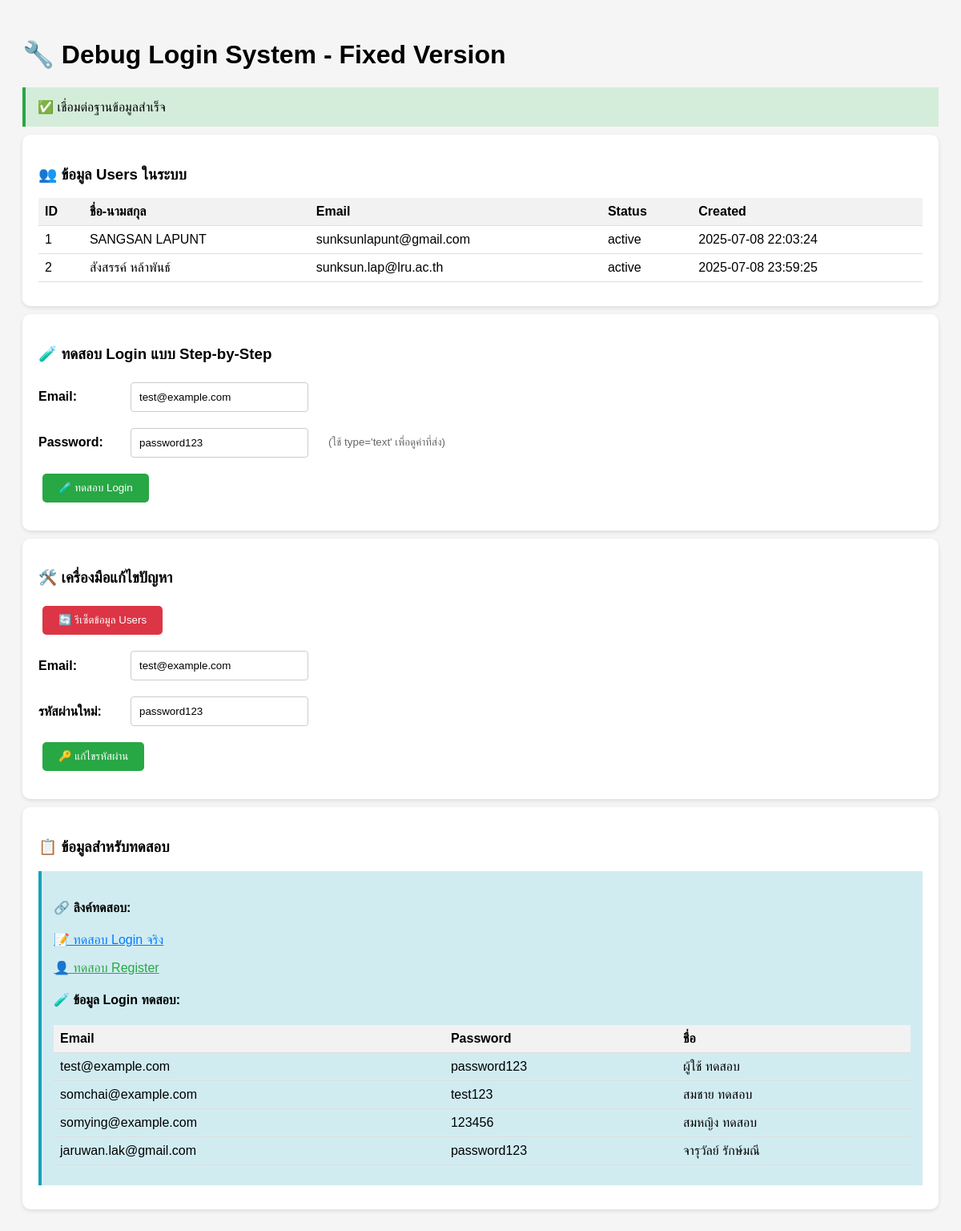
Page /debug_login.php on the earlier database version.
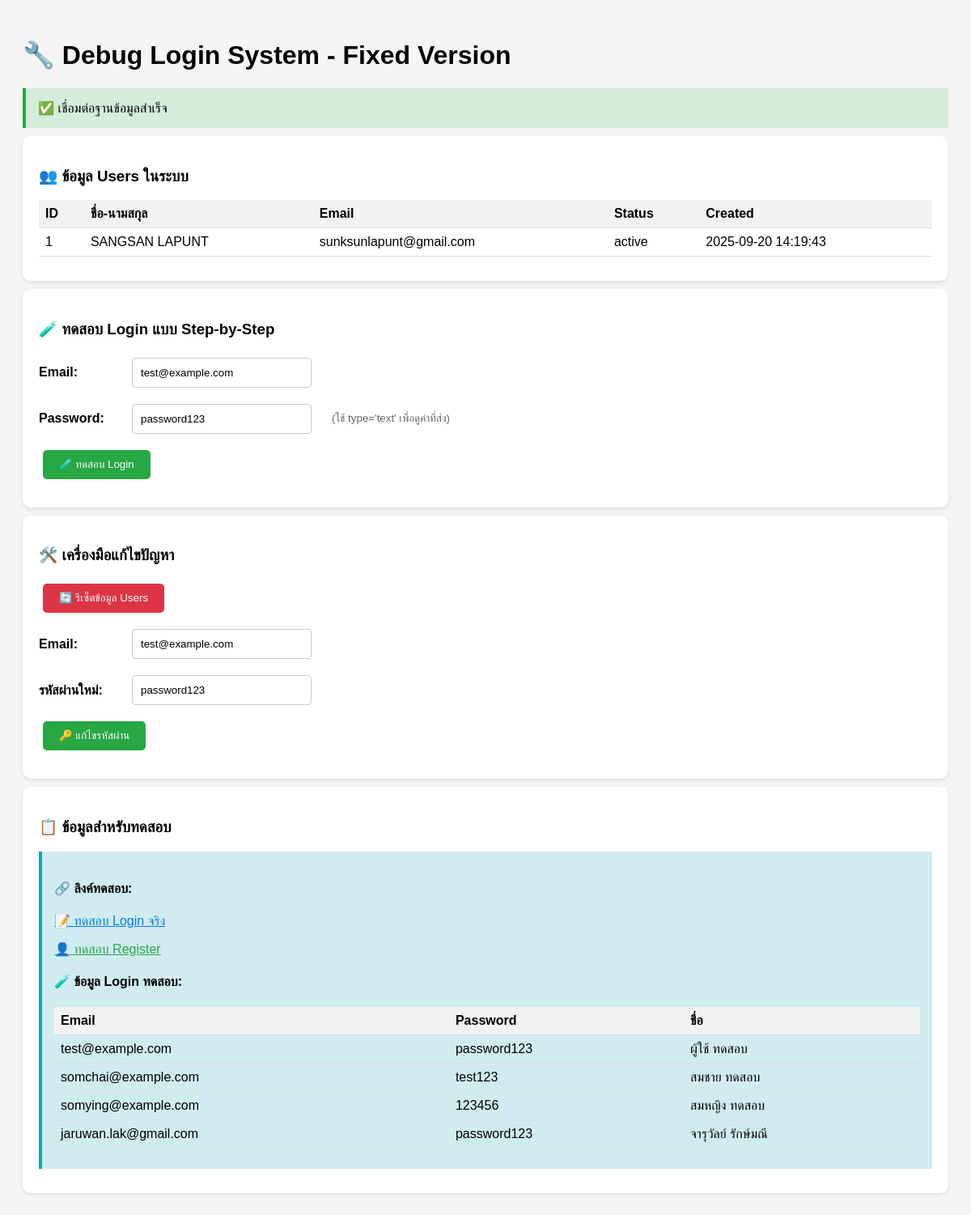
Same page on the later database version.
### tables this page shows
CREATE TABLE `users` (
  `id` int(11) NOT NULL,
  `first_name` varchar(100) NOT NULL COMMENT 'ชื่อ',
  `last_name` varchar(100) NOT NULL COMMENT 'นามสกุล',
  `email` varchar(255) NOT NULL COMMENT 'อีเมล (ไม่ซ้ำ)',
  `phone` varchar(20) DEFAULT NULL COMMENT 'เบอร์โทรศัพท์',
  `password` varchar(255) NOT NULL COMMENT 'รหัสผ่าน (hashed)',
  `date_of_birth` date DEFAULT NULL COMMENT 'วันเกิด',
  `gender` enum('male','female','other') DEFAULT NULL COMMENT 'เพศ',
  `profile_image` varchar(500) DEFAULT NULL COMMENT 'รูปโปรไฟล์',
  `status` enum('active','inactive','banned') NOT NULL DEFAULT 'active' COMMENT 'สถานะบัญชี',
  `email_verified` tinyint(1) NOT NULL DEFAULT 0 COMMENT 'ยืนยันอีเมลแล้ว (0=ยัง, 1=แล้ว)',
  `verification_token` varchar(255) DEFAULT NULL COMMENT 'โทเค็นยืนยันอีเมล',
  `reset_token` varchar(255) DEFAULT NULL COMMENT 'โทเค็นรีเซ็ตรหัสผ่าน/Remember Me',
  `reset_token_expires` datetime DEFAULT NULL COMMENT 'วันหมดอายุโทเค็นรีเซ็ต',
  `last_login` timestamp NULL DEFAULT NULL COMMENT 'เข้าสู่ระบบครั้งสุดท้าย',
  `total_orders` int(11) NOT NULL DEFAULT 0 COMMENT 'จำนวนคำสั่งซื้อทั้งหมด',
  `total_spent` decimal(12,2) NOT NULL DEFAULT 0.00 COMMENT 'ยอดใช้จ่ายทั้งหมด (บาท)',
  `created_at` timestamp NOT NULL DEFAULT current_timestamp() COMMENT 'วันที่สร้างบัญชี',
  `updated_at` timestamp NOT NULL DEFAULT current_timestamp() ON UPDATE current_timestamp() COMMENT 'วันที่แก้ไขล่าสุด'
);

### debug_login.php (the view, shortened to what the changed rows need)
<?php
echo "<!DOCTYPE html>
<html lang='th'>
<head>
    <meta charset='UTF-8'>
    <meta name='viewport' content='width=device-width, initial-scale=1.0'>
    <title>Debug Login System - Fixed</title>
    <style>
        body { font-family: Arial, sans-serif; padding: 20px; background: #f5f5f5; }
        .container { background: white; padding: 20px; border-radius: 10px; margin: 10px 0; box-shadow: 0 2px 5px rgba(0,0,0,0.1); }
        .success { background: #d4edda; border-left: 4px solid #28a745; padding: 15px; margin: 10px 0; }
        .error { background: #f8d7da; border-left: 4px solid #dc3545; padding: 15px; margin: 10px 0; }
        .info { background: #d1ecf1; border-left: 4px solid #17a2b8; padding: 15px; margin: 10px 0; }
        .warning { background: #fff3cd; border-left: 4px solid #ffc107; padding: 15px; margin: 10px 0; }
        code { background: #f8f9fa; padding: 2px 4px; border-radius: 3px; font-family: monospace; }
        button { background: #007bff; color: white; border: none; padding: 10px 20px; border-radius: 5px; cursor: pointer; margin: 5px; }
        button:hover { background: #0056b3; }
        .btn-success { background: #28a745; } .btn-success:hover { background: #1e7e34; }
        .btn-danger { background: #dc3545; } .btn-danger:hover { background: #c82333; }
        input, select { padding: 10px; margin: 5px; border: 1px solid #ccc; border-radius: 4px; min-width: 200px; }
        table { width: 100%; border-collapse: collapse; margin: 10px 0; }
        th, td { padding: 8px; text-align: left; border-bottom: 1px solid #ddd; }
        th { background-color: #f2f2f2; }
        .form-row { margin: 10px 0; display: flex; align-items: center; gap: 10px; }
        .form-row label { min-width: 100px; font-weight: bold; }
    </style>
</head>
<body>";
echo "<h1>🔧 Debug Login System - Fixed Version</h1>";
$pdo = null;
try {
    if (file_exists('config/database.php')) {
        if (function_exists('getDB')) {
            $pdo = getDB();
        }
    }
} catch (Exception $e) {
    echo "<div class='error'>❌ Database error: " . $e->getMessage() . "</div>";
}
if ($pdo) {
    echo "<div class='container'>";
    try {
        $users = $pdo->query("SELECT id, first_name, last_name, email, status, created_at FROM users ORDER BY id")->fetchAll(PDO::FETCH_ASSOC);
        if (count($users) > 0) {
            echo "<table>";
            echo "<tr><th>ID</th><th>ชื่อ-นามสกุล</th><th>Email</th><th>Status</th><th>Created</th></tr>";
            foreach ($users as $user) {
                echo "<tr>";
                echo "<td>{$user['id']}</td>";
                echo "<td>{$user['first_name']} {$user['last_name']}</td>";
                echo "<td>{$user['email']}</td>";
                echo "<td>{$user['status']}</td>";
                echo "<td>{$user['created_at']}</td>";
                echo "</tr>";
            }
            echo "</table>";
        } else {
            echo "<div class='warning'>⚠️ ไม่มีข้อมูล users</div>";
        }
    } catch (Exception $e) {
        echo "<div class='error'>❌ Error: " . $e->getMessage() . "</div>";
    }
    echo "</div>";
}
echo "<div class='container'>";
echo "<div class='info'>";
echo "<table>";
echo "<tr><th>Email</th><th>Password</th><th>ชื่อ</th></tr>";
echo "</table>";
echo "</div>";
echo "</div>";
echo "</body></html>";

Differences in the rows shown:
removed users: id "2", first_name "สังสรรค์", last_name "หล้าพันธ์", email "sunksun.lap@lru.ac.th", status "active", created_at "2025-07-08 23:59:25"
changed users "SANGSAN": created_at "2025-07-08 22:03:24" → "2025-09-20 14:19:43"
